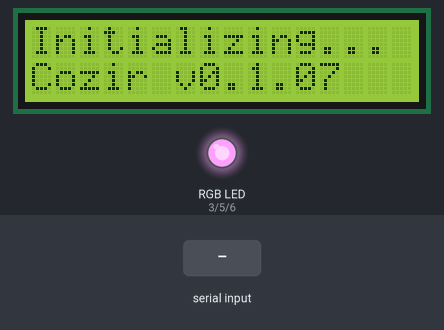
A sketch run on a simulated Arduino Uno, built with avr-gcc and run on an emulated ATmega328P. On the bench: 16×2 character LCD, an RGB LED mixed from three pins (HIGH = lit). The inputs (shaded band) are chosen by the test bench. What the sketch prints to the serial monitor is not drawn.

Above: at 4.6 s.
At 8.9 s:
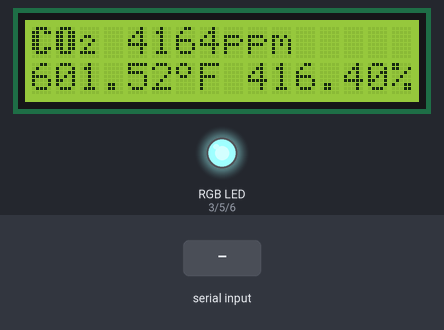
9.0 s: "90,45\n" received over the second serial link
At 12.6 s:
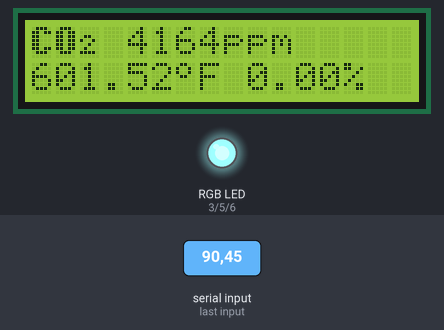
12.7 s: "H,45\n" received over the second serial link
At 16.4 s:
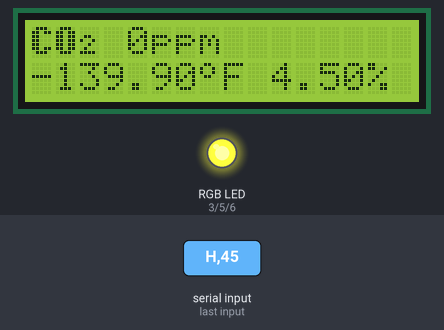
Timing chart, 0 to 17.9 s (numbered marks = the images above; inputs shaded):
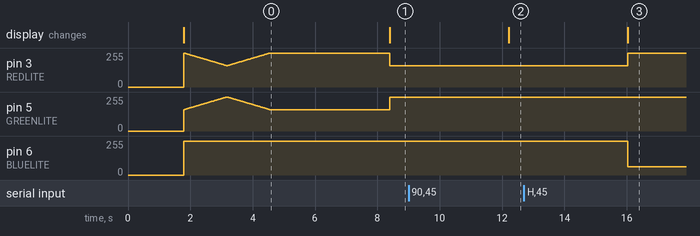

The sketch:

co2-monitor.ino
```cpp
/*
  This sketch connects to a COZIR ambient sensor
  and report readings back to RGB LCD and the
  host computer over usb.
     
    Arduino                 COZIR Sensor
  ================================
    GND ‐‐‐‐‐‐‐‐‐‐‐‐‐‐‐‐‐‐- 1 (gnd)
    3.3v‐‐‐‐‐‐‐‐‐‐‐‐‐‐‐‐‐‐‐ 3 (Vcc)  
    10 ‐‐‐‐‐‐‐‐‐‐‐‐‐‐‐‐‐‐‐‐ 5 (Rx)
    11 ‐‐‐‐‐‐‐‐‐‐‐‐‐‐‐‐‐‐‐‐ 7 (Tx)
*/

#include <SoftwareSerial.h>
#include <Wire.h>
#include <LiquidCrystal.h>
#include "cozir.h"

#define REDLITE 3
#define GREENLITE 5
#define BLUELITE 6

#define LCD_BRIGHTNESS 192 /* Overall brightness by range 0 - 255 */

byte degree[8] = {
  0xc,0x12,0x12,0xc,0x0,0x0,0x0
};

byte co2_c[8] = {
  0xe,0x1b,0x18,0x18,0x18,0x1b,0xe
};

byte co2_o[8] = {
  0xe,0x1b,0x1b,0x1b,0x1b,0x1b,0xe
};

byte co2_2[8] = {
  0x0,0x0,0xc,0x12,0x4,0x8,0x1e
};

// *******************************
// initialize the Libs with the
// numbers of the interface pins.
// *******************************
LiquidCrystal lcd(7, 8, 9, 10, 11, 12);

SoftwareSerial sws(2, 4); // RX, TX
// *******************************

COZIR czr(&sws);

void setup()
{
  Serial.begin(9600);
  delay(500);

  Serial.print("Cozir SoftwareSerial: ");
  Serial.println(COZIR_LIB_VERSION);
  Serial.println();

  sws.begin(9600);
  czr.init();

  pinMode(REDLITE, OUTPUT);
  pinMode(GREENLITE, OUTPUT);
  pinMode(BLUELITE, OUTPUT);

  // *******************************
  // Set up the LCD
  // *******************************
  lcd.createChar(0, degree);
  lcd.createChar(1, co2_c);
  lcd.createChar(2, co2_o);
  lcd.createChar(3, co2_2);
  lcd.begin(16, 2);
  // Print a message to the LCD.
  lcd.print("Initializing...");
  lcd.setCursor(0, 1);
  lcd.print("Cozir v");
  lcd.print(COZIR_LIB_VERSION);
  // *******************************

  // *******************************
  // Probe LCD colors (R & G)
  // *******************************
  for (int i = 0; i < 255; i+=1) {
    setBacklight(i, 255-i, 0);
    delay(5);
  }
  for (int i = 0; i < 255; i+=1) {
    setBacklight(255-i, i, 0);
    delay(5);
  }
  // *******************************
}

void loop()
{
  uint32_t c = czr.CO2();
  float t = czr.Celsius();
  float f = czr.Fahrenheit();
  float h = czr.Humidity();

  Serial.print("Celcius =\t");
  Serial.println(t);

  Serial.print("Fahrenheit =\t");
  Serial.println(f);

  Serial.print("Humidity =\t");
  Serial.println(h);

  Serial.print("CO2 =\t");
  Serial.println(c);

  Serial.println();

  delay(3000);

  lcd.clear();
  lcd.setCursor(0, 0);
  lcd.write((uint8_t)1);
  lcd.write((uint8_t)2);
  lcd.write((uint8_t)3);
  lcd.print(" ");
  lcd.print(c);
  lcd.print("ppm");

  lcd.setCursor(0, 1);
  lcd.print(f);
  lcd.write((uint8_t)0);
  lcd.write("F");
  lcd.print(" ");
  lcd.print(h);
  lcd.print("%");

  if (c > 300 && c <= 450) {
    setBacklight(0, 255, 0);
  } else if (c > 450 && c <= 500) {
    setBacklight(16, 240, 0);
  } else if (c > 500 && c <= 650) {
    setBacklight(32, 224, 0);
  } else if (c > 650 && c <= 750) {
    setBacklight(48, 208, 0);
  } else if (c > 750 && c <= 850) {
    setBacklight(64, 192, 0);
  } else if (c > 850 && c <= 950) {
    setBacklight(80, 176, 0);
  } else if (c > 950 && c <= 1100) {
    setBacklight(96, 160, 0);
  } else if (c > 1100 && c <= 1200) {
    setBacklight(112, 144, 0);
  } else if (c > 1200 && c <= 1300) {
    setBacklight(128, 128, 0);
  } else if (c > 1300 && c <= 1400) {
    setBacklight(144, 112, 0);
  } else if (c > 1400 && c <= 1500) {
    setBacklight(160, 96, 0);
  } else if (c > 1500 && c <= 1600) {
    setBacklight(176, 80, 0);
  } else if (c > 1600 && c <= 1700) {
    setBacklight(192, 64, 0);
  } else if (c > 1700 && c <= 1800) {
    setBacklight(208, 48, 0);
  } else if (c > 1800 && c <= 1900) {
    setBacklight(224, 32, 0);
  } else if (c > 1900 && c <= 2000) {
    setBacklight(240, 16, 0);
  } else if (c > 2000) {
    setBacklight(255, 0, 0);
  } else {
    setBacklight(0, 0, 255); /* Unable to read value from the co2 sensor? */
  }
}

void setBacklight(uint8_t r, uint8_t g, uint8_t b) {
  r = map(r, 0, 255, 0, 128); /* Adafruit RGB: normalize the red LED - its brighter than the rest! */
  g = map(g, 0, 255, 0, 128); /* Reduce green to half */

  r = map(r, 0, 255, 0, LCD_BRIGHTNESS);
  g = map(g, 0, 255, 0, LCD_BRIGHTNESS);
  b = map(b, 0, 255, 0, LCD_BRIGHTNESS);

  // common anode so invert!
  r = map(r, 0, 255, 255, 0);
  g = map(g, 0, 255, 255, 0);
  b = map(b, 0, 255, 255, 0);

  analogWrite(REDLITE, r);
  analogWrite(GREENLITE, g);
  analogWrite(BLUELITE, b);
}
```

cozir.cpp
```cpp
//
//    FILE: Cozir.cpp
//  AUTHOR: DirtGambit & Rob Tillaart
// VERSION: 0.1.07
// PURPOSE: library for COZIR range of sensors for Arduino
//          Polling Mode
//     URL: http://forum.arduino.cc/index.php?topic=91467.0
//
// HISTORY:
// 0.1.07 Fixed operating mode output handling. Fixed temperature
//        negative value handling (Boris)
// 0.1.06 added support for HardwareSerial for MEGA (Rob T)
//        removed support for NewSoftSerial ==> stop pre 1.0 support)
// 0.1.05 fixed bug: uint16_t request() to uint32_t request() in .h file (Rob T)
// 0.1.04 changed CO2 to support larger values (Rob T)
// 0.1.03 added setOperatingMode
// 0.1.02 added support Arduino 1.x
// 0.1.01 initial version
//
// READ DATASHEET BEFORE USE OF THIS LIB !
//
// Released to the public domain
//

#include "cozir.h"

////////////////////////////////////////////////////////////
//
// CONSTRUCTORS
//

COZIR::COZIR(Stream * str)
{
  ser = str;
}

void COZIR::init()
{
  // overide default streaming (takes too much perf
  SetOperatingMode(CZR_POLLING);
  // To output temperature, humidity and CO2, send the "M 4164\r\n" command.
  // The output format will have the form: H 00345 T 01195 Z 00651\r\n
  SetOutputFields(4164);
  // delay for initialization
  delay(1200);
}

////////////////////////////////////////////////////////////
//
// OPERATING MODE
//
// note: use CZR_COMMAND to minimize power consumption
// CZR_POLLING and CZR_STREAMING use an equally amount
// of power as both sample continuously...
//

void COZIR::SetOperatingMode(uint8_t mode)
{
  sprintf(buffer, "K %u", mode);
  Command(buffer);
}

////////////////////////////////////////////////////////////
//
// POLLING MODE
//
// you need to set the polling mode explicitely before
// using these functions. SetOperatingMode(CZR_POLLING);
// this is the default behaviour of this Class but
// not of the sensor!!
//

float COZIR::Fahrenheit()
{
  return (Celsius() * 1.8) + 32;
}


float COZIR::Celsius()
{
  uint16_t rv = Request("T");
  float f = 0.1 * (rv - 1000.0);
  return f;
}


float COZIR::Humidity()
{
  return 0.1 * Request("H");
}

// TODO UNITS UNKNOWN

float COZIR::Light()
{
  return 1.0 * Request("L");
}


uint32_t COZIR::CO2()
{
  return Request("Z");
}

void COZIR::ReadAll()
{
  GetRecentFields();
  // empty buffer
  buffer[0] = '\0';
  // read answer; there may be a 100ms delay!
  // TODO: PROPER TIMEOUT CODE.
  delay(200);
  int idx = 0;
  while (ser->available())
  {
    buffer[idx++] = ser->read();
  }
  buffer[idx] = '\0';

  ra_humidity = 0.0;
  ra_temperature = 0.0;
  ra_co2 = 0;

  for (int i = 0; i < idx; i++) {
    if (buffer[i] == 'H') {
        buffer[i + 7] = '\0';
        ra_humidity = atol(&buffer[i + 2]) * 0.1;
    }
    if (buffer[i] == 'T') {
        buffer[i + 7] = '\0';
        ra_temperature = (atol(&buffer[i + 2]) - 1000.0) * 0.1;
    }
    if (buffer[i] == 'Z') {
        buffer[i + 7] = '\0';
        ra_co2 = atol(&buffer[i + 2]);
    }
  }
}

float COZIR::ra_Fahrenheit()
{
  return (ra_Celsius() * 1.8) + 32;
}


float COZIR::ra_Celsius()
{
  return ra_temperature;
}


float COZIR::ra_Humidity()
{
  return ra_humidity;
}

uint32_t COZIR::ra_CO2()
{
  return ra_co2;
}

// CALLIBRATION - USE THESE WITH CARE
// use these only in pollingmode (on the Arduino)

// FineTuneZeroPoint()
// a reading of v1 will be reported as v2
// sort of mapping
// check datasheet for detailed description

uint16_t COZIR::FineTuneZeroPoint(uint16_t v1, uint16_t v2)
{
  sprintf(buffer, "F %u %u", v1, v2);
  return Request(buffer);
}

// mostly the default calibrator

uint16_t COZIR::CalibrateFreshAir()
{
  return Request("G");
}


uint16_t COZIR::CalibrateNitrogen()
{
  return Request("U");
}


uint16_t COZIR::CalibrateKnownGas(uint16_t value)
{
  sprintf(buffer, "X %u", value);
  return Request(buffer);
}

// NOT RECOMMENDED, see datasheet

uint16_t COZIR::CalibrateManual(uint16_t value)
{
  return 0;
  //sprintf(buffer, "u %u", value);
  //return Request(buffer);
}

// NOT RECOMMENDED, see datasheet

uint16_t COZIR::SetSpanCalibrate(uint16_t value)
{
  return 0;
  //sprintf(buffer, "S %u", value);
  //return Request(buffer);
}

// NOT RECOMMENDED, see datasheet

uint16_t COZIR::GetSpanCalibrate()
{
  return Request("s");
}

// DIGIFILTER, use with care
// default value = 32,
// 1=fast (noisy) 255=slow (smoothed)
// 0 = special. details see datasheet

void COZIR::SetDigiFilter(uint8_t value)
{
  sprintf(buffer, "A %u", value);
  Command(buffer);
}


uint8_t COZIR::GetDigiFilter()
{
  return Request("a");
}

////////////////////////////////////////////////////////////
//
// STREAMING MODE
//
// outputfields should be OR-ed
// e.g. SetOutputFields(CZR_HUMIDITY | CZR_RAWTEMP | CZR_RAWCO2);
//
// you need to set the STREAMING mode explicitely
// SetOperatingMode(CZR_STREAMING);
//
// in STREAMING mode you must parse the output of serial yourself
//

void COZIR::SetOutputFields(uint16_t fields)
{
  sprintf(buffer, "M %u", fields);
  Command(buffer);
}

// For Arduino you must read the serial yourself as
// the internal buffer of this Class cannot handle
// large output - can be > 100 bytes!!

void COZIR::GetRecentFields()
{
  Command("Q");
}

////////////////////////////////////////////////////////////
//
// EEPROM - USE WITH CARE
//
// SEE DATASHEET 7.2 EEPROM FOR DETAILS
//
// TODO
// - defines for addresses
// - do HILO values in one call
//

void COZIR::SetEEPROM(uint8_t address, uint8_t value)
{
  sprintf(buffer, "P %u %u", address, value);
  Command(buffer);
}


uint8_t COZIR::GetEEPROM(uint8_t address)
{
  sprintf(buffer, "p %u", address);
  return Request(buffer);
}

////////////////////////////////////////////////////////////
//
// COMMAND MODE
//
// read serial yourself
//

void COZIR::GetVersionSerial()
{
  Command("Y");
}


void COZIR::GetConfiguration()
{
  Command("*");
}

/////////////////////////////////////////////////////////
// PRIVATE


void COZIR::Command(const char* s)
{
  // TODO
  // CZR_Serial.println(s);
  ser->print(s);
  ser->print("\r\n");
}


uint32_t COZIR::Request(const char* s)
{
  Command(s);
  // empty buffer
  buffer[0] = '\0';
  // read answer; there may be a 100ms delay!
  // TODO: PROPER TIMEOUT CODE.
  delay(200);
  int idx = 0;
  while (ser->available())
  {
    buffer[idx++] = ser->read();
  }
  buffer[idx] = '\0';

  uint32_t rv = 0;
  switch (buffer[1])
  {
    case 'T' :
      rv = atol(&buffer[2]);
      // Removed: Negative values should be handled in the conversion function (caller function).
      // rv = atoi(&buffer[5]);
      // if (buffer[4] == 1) rv += 1000;
      // negative values are mapped above 1000..1250 => capture this in Celsius()
      break;
    case 'K' : // Ignore operating mode output
      rv = 0;
      break;
    default :
      rv = atol(&buffer[2]);
      break;
  }

  return rv;
}
// -- END OF FILE --
```

cozir.h
```cpp
//
//    FILE: Cozir.h
//  AUTHOR: DirtGambit & Rob Tillaart
// VERSION: 0.1.06
// PURPOSE: library for COZIR range of sensors for Arduino
//          Polling Mode
//     URL: http://forum.arduino.cc/index.php?topic=91467.0
//
// READ DATASHEET BEFORE USE OF THIS LIB !
//
// Released to the public domain
//

#ifndef Cozir_h
#define Cozir_h

#include "Arduino.h"
#include "SoftwareSerial.h"

#define COZIR_LIB_VERSION "0.1.07"

// OUTPUTFIELDS
// See datasheet for details.
// These defines can be OR-ed for the SetOutputFields command
#define CZR_LIGHT 			0x2000
#define CZR_HUMIDITY		0x1000
#define CZR_FILTLED			0x0800
#define CZR_RAWLED			0x0400
#define CZR_MAXLED			0x0200
#define CZR_ZEROPOINT		0x0100
#define CZR_RAWTEMP			0x0080
#define CZR_FILTTEMP		0x0040
#define CZR_FILTLEDSIGNAL	0x0020
#define CZR_RAWLEDSIGNAL	0x0010
#define CZR_SENSTEMP		0x0008
#define CZR_FILTCO2			0x0004
#define CZR_RAWCO2			0x0002
#define CZR_NONE			0x0001

// easy default setting for streaming
#define CZR_HTC			(CZR_HUMIDITY | CZR_RAWTEMP | CZR_RAWCO2)
// not in datasheet for debug only
#define CZR_ALL				0x3FFE

// OPERATING MODES
#define CZR_COMMAND			0x00
#define CZR_STREAMING		0x01
#define CZR_POLLING			0x02


class COZIR
{
public:
    COZIR(Stream*);
    void init();

    float Celsius();
    float Fahrenheit();
    float Humidity();
    float Light();
    uint32_t CO2();

    void ReadAll();
    float ra_Celsius();
    float ra_Fahrenheit();
    float ra_Humidity();
    uint32_t ra_CO2();

    uint16_t FineTuneZeroPoint(uint16_t , uint16_t);
    uint16_t CalibrateFreshAir();
    uint16_t CalibrateNitrogen();
    uint16_t CalibrateKnownGas(uint16_t );
    uint16_t CalibrateManual(uint16_t );
    uint16_t SetSpanCalibrate(uint16_t );
    uint16_t GetSpanCalibrate();

    void SetDigiFilter(uint8_t );
    uint8_t GetDigiFilter();

    void SetOutputFields(uint16_t );
    void GetRecentFields();

    void SetEEPROM(uint8_t , uint8_t );
    uint8_t GetEEPROM(uint8_t );

    void GetVersionSerial();
    void GetConfiguration();

private:
    Stream *ser;
    char buffer[30];
    float ra_temperature = 0.0;
    float ra_humidity = 0.0;
    uint32_t ra_co2 = 0.0;

    void SetOperatingMode(uint8_t mode);
    void Command(const char* );
    uint32_t Request(const char* );
};

#endif
// -- END OF FILE --
```

Measured:
- after the input at 9.0 s, the display: changes after 3.2 s (image 2)
- after the input at 12.7 s, the display: changes after 3.3 s (image 3)
